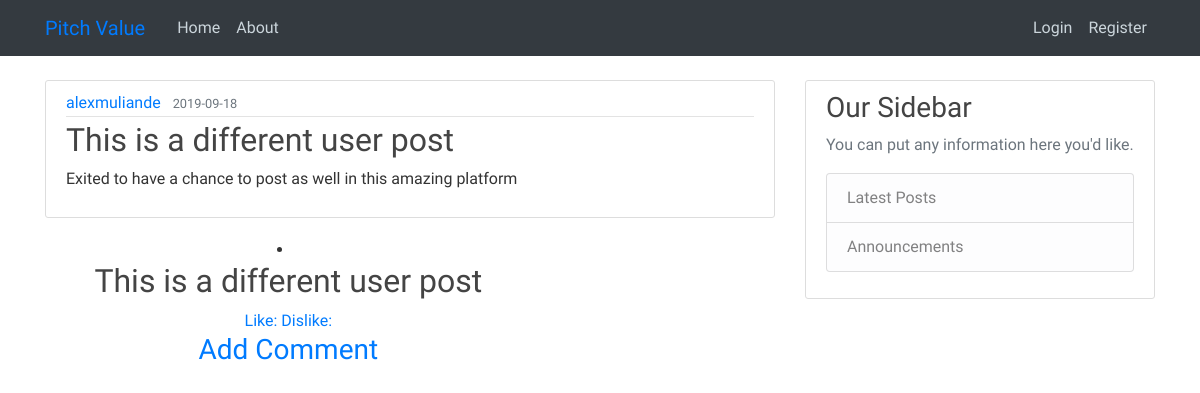
The page /post/2 on the database as committed earlier.
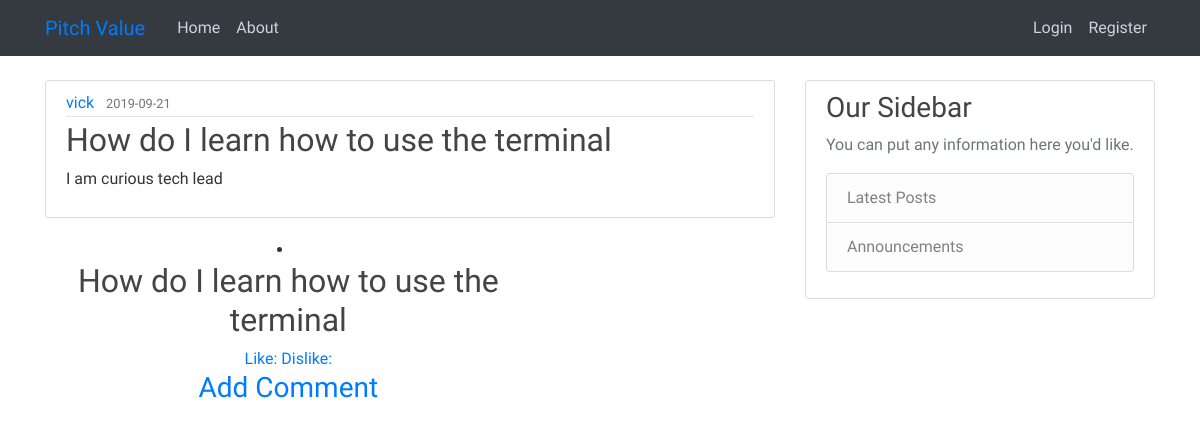
The same page on the database as committed later.
### pitch/models.py (models this page shows, shortened)
class User(db.Model, UserMixin):
    id = db.Column(db.Integer,primary_key=True)
    username = db.Column(db.String(20),unique=True,nullable=False)
    email = db.Column(db.String(20),unique=True,nullable=False)
    image_file = db.Column(db.String(20), nullable=False, default='default.jpg')
    password = db.Column(db.String(60), nullable=False)
    posts = db.relationship('Post', backref='author', lazy=True)
    comment = db.relationship('Comment',backref = 'author',lazy=True)

class Post(db.Model):
    id = db.Column(db.Integer,primary_key=True)
    title = db.Column(db.String(100), nullable=False)
    date_posted = db.Column (db.DateTime, nullable=False, default=datetime.utcnow)
    content = db.Column(db.Text, nullable=False)
    user_id = db.Column(db.Integer, db.ForeignKey('user.id'), nullable = False)

### pitch/routes.py (the view)
@app.route("/post/<int:post_id>")
def post(post_id):
    post = Post.query.get_or_404(post_id)
    return render_template('post.html', title=post.title, post=post)

### pitch/templates/post.html (shortened to what this page needs)
{% extends "base.html" %}
{% block content %}
  <article class="media content-section">
    <div class="media-body">
      <div class="article-metadata">
        <a class="mr-2" href="#">{{ post.author.username }}</a>
        <small class="text-muted">{{ post.date_posted.strftime('%Y-%m-%d') }}</small>
      </div>
      <h2 class="article-title">{{ post.title }}</h2>
      <p class="article-content">{{ post.content }}</p>
    </div>
  </article>
  <div class=" col-xs-12 col-sm-12 col-md-8 col-lg-8 well post-well">
    <li class="text-center">
        <h2>{{post.title}}</h2>
        <a href ="/post_review/{{post.id}}?like=1">Like: {{post.like}}</a>
        <a href ="/post_review/{{post.id}}?dislike=1">Dislike: {{post.dislike}}</a>
        <h3 class="comment-create">
            <a href="{{url_for('new_comment')}}">Add Comment</a>
        </h3>
    </li>
</div>
{% endblock content %}

Rows that differ between the two databases and show on the page:
no longer on this page (row edited): User: author.username "alexmuliande"
now on this page (row edited): User: author.username "vick"
changed Post: date_posted "2019-09-18" → "2019-09-21"; title "This is a different user post" → "How do I learn how to use the terminal"; content "Exited to have a chance to post as well in this amazing platform" → "I am curious tech lead"
